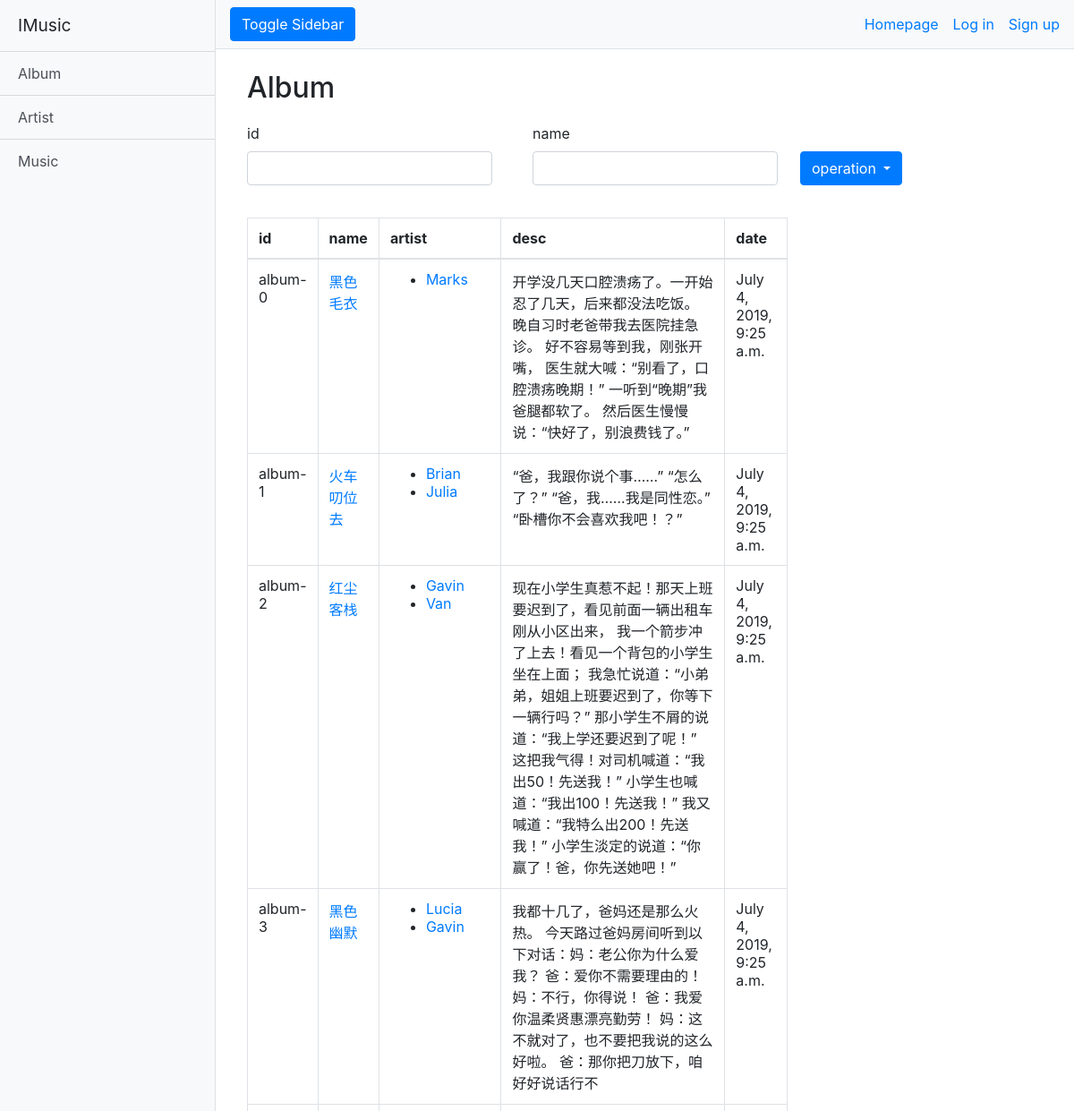
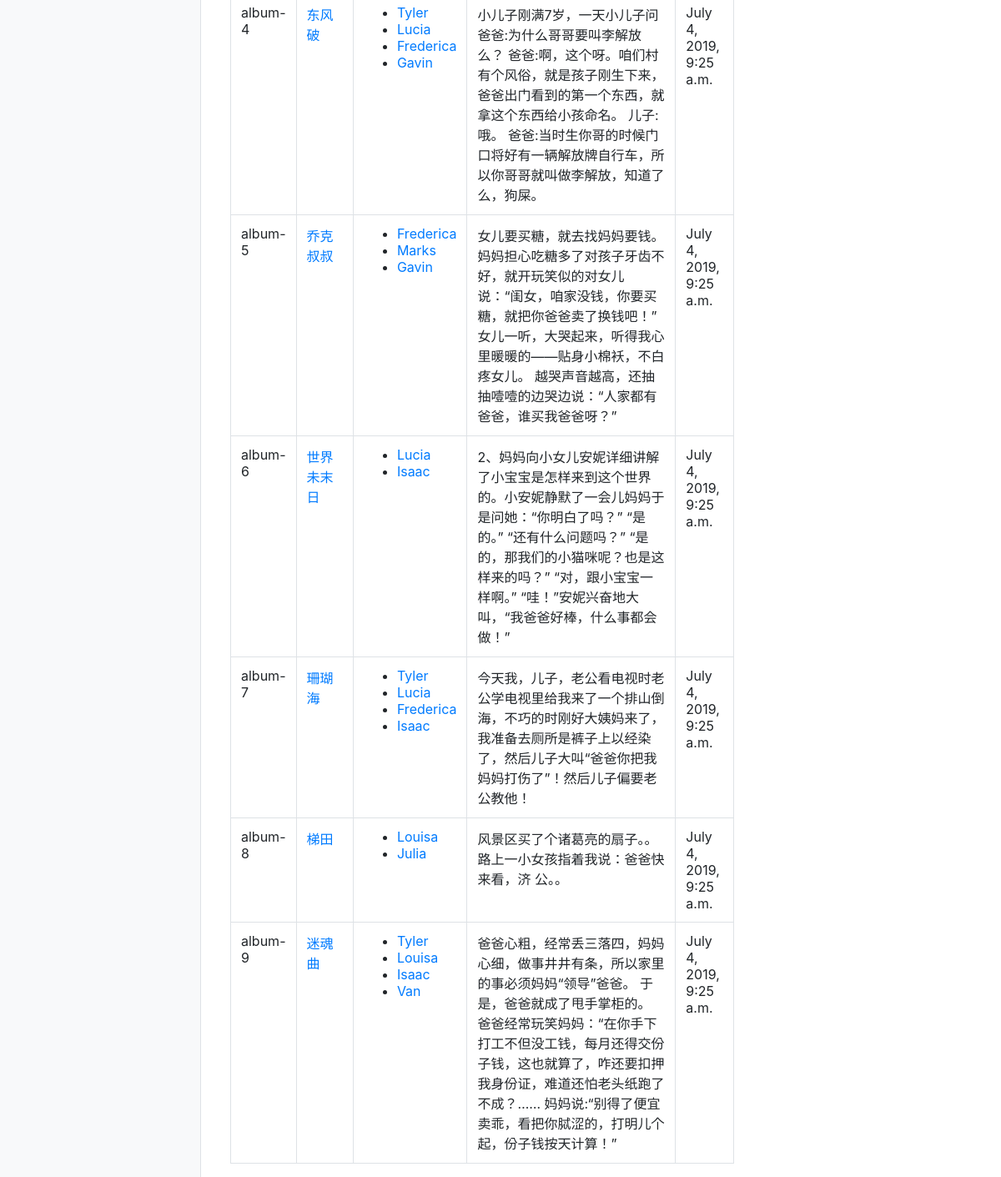
Page /music_system/album.html on the committed database (2 pictures, top to bottom).
### music_system/models.py (models this page shows, shortened)
class album(models.Model):
    albumId = models.CharField(primary_key=True, max_length=10)
    name = models.CharField(max_length=10)
    date = models.DateTimeField(default=timezone.now)
    desc = models.CharField(max_length=1000)
    artist = models.ManyToManyField(artist)

class artist(models.Model):
    artistId = models.CharField(primary_key=True, max_length=10)
    name = models.CharField(max_length=10)
    date = models.DateTimeField(default=timezone.now)
    desc = models.CharField(max_length=1000)

### music_system/views.py (the view)
# urls.py: path('album.html', views.search_album, name='search_album'),
def search_album(req):
    dic = {attr: req.GET[attr]
           for attr in album_attrs if attr in req.GET and req.GET[attr]}
    context = {}
    objs = album.objects.filter(**dic)
    if not objs:
        context['info'] = 'No album found, show all'
        objs = album.objects.all()
    for m in objs:
        m.artists = m.artist.all()
    context['albums'] = objs
    return render(req, 'music_system/album.html', context)

### music_system/templates/music_system/album.html (shortened to what this page needs)
<html>
    <head>
        {% extends "music_system/main.html" %}
        {% block func_unit %}
        <h2 class="mt-4" style="margin-left:20px">Album</h2>
        <form name="form1" style="margin-top:20px;">
            <div class="row">
                <div class="form-group col-md6" style="margin-left:35px;margin-right:10px">
                    <label for="formGroupExampleInput">id</label>
                    <input class="form-control" type="text" name="albumId" value=""/>
                </div>
                <div class="form-group col-md6" style="margin-left:35px;margin-right:10px">
                    <label for="formGroupExampleInput">name</label>
                    <input class="form-control" type="text" name="name" value=""/>
                </div>
                <div class="col">
                    <div class="btn-group" style="margin-top:32px">
                        <button type="button" class="btn btn-primary dropdown-toggle" data-toggle="dropdown">operation
                        </button>
                    </div>
                </div>
            </div>
        </form>
        <table style="margin-top:20px;margin-left:20px;width:65%;" class="table table-hover table-bordered">
            <thead>
                <tr>
                    <th style="width:8%">id</th>
                    <th style="width:8%">name</th>
                    <th style="width:12%">artist</th>
                    <th style="width:60%">desc</th>
                    <th style="width:12%">date</th>
                </tr>
            </thead>
            {% if albums %}
            <tbod>
            {% for album in albums %}
            <tr>
                <td>{{ album.albumId}}</td>
                <td><a href="album/{{album.albumId}}">{{ album.name}}</a></td>
                <td>
                    <ul>
                        {% for artist in album.artists %}
                        <li><a href="artist/{{artist.artistId}}">{{artist.name}}</a></li>
                        {% endfor %}
                    </ul>
                </td>
                <td>{{ album.desc}}</td>
                <td>{{ album.date }}</td>
            </tr>
            {% endfor %}
        </table>
        {% endif %}
        {% endblock %}

### music_system/static/css/simple-sidebar.css (style rules this page uses)
body { overflow-x: hidden; }

### rows in the picture
album: albumId "album-0", name "黑色毛衣", desc "开学没几天口腔溃疡了。一开始忍了几天，后来都没法吃饭。 晚自习时老爸带我去医院挂急诊。 好不容易等到我，刚张开嘴， 医生就大喊：“别看了，口腔溃疡晚期！” 一听到“晚期”我爸腿都软了。 然后医生慢慢说：“快好了，别浪费钱了。”", date "July 4, 2019, 9:25 a.m."
artist: name "Marks"
album: albumId "album-1", name "火车叨位去", desc "“爸，我跟你说个事……” “怎么了？” “爸，我……我是同性恋。” “卧槽你不会喜欢我吧！？”", date "July 4, 2019, 9:25 a.m."
artist: name "Brian"
artist: name "Julia"
album: albumId "album-2", name "红尘客栈", desc "现在小学生真惹不起！那天上班要迟到了，看见前面一辆出租车刚从小区出来， 我一个箭步冲了上去！看见一个背包的小学生坐在上面； 我急忙说道：“小弟弟，姐姐上班要迟到了，你等下一辆行吗？” 那小学生不屑的说道：“我上学还要迟到了呢！” 这把我气得！对司机喊道：“我出50！先送我！” 小学生也喊道：“我出100！先送我！” 我又喊道：“我特么出200！先送我！” 小学生淡定的说道：“你赢了！爸，你先送她吧！”", date "July 4, 2019, 9:25 a.m."
artist: name "Gavin"
artist: name "Van"
album: albumId "album-3", name "黑色幽默", desc "我都十几了，爸妈还是那么火热。 今天路过爸妈房间听到以下对话：妈：老公你为什么爱我？ 爸：爱你不需要理由的！ 妈：不行，你得说！ 爸：我爱你温柔贤惠漂亮勤劳！ 妈：这不就对了，也不要把我说的这么好啦。 爸：那你把刀放下，咱好好说话行不", date "July 4, 2019, 9:25 a.m."
artist: name "Lucia"
album: albumId "album-4", name "东风破", desc "小儿子刚满7岁，一天小儿子问爸爸:为什么哥哥要叫李解放么？ 爸爸:啊，这个呀。咱们村有个风俗，就是孩子刚生下来，爸爸出门看到的第一个东西，就拿这个东西给小孩命名。 儿子:哦。 爸爸:当时生你哥的时候门口将好有一辆解放牌自行车，所以你哥哥就叫做李解放，知道了么，狗屎。", date "July 4, 2019, 9:25 a.m."
artist: name "Tyler"
artist: name "Frederica"
album: albumId "album-5", name "乔克叔叔", desc "女儿要买糖，就去找妈妈要钱。妈妈担心吃糖多了对孩子牙齿不好，就开玩笑似的对女儿说：“闺女，咱家没钱，你要买糖，就把你爸爸卖了换钱吧！” 女儿一听，大哭起来，听得我心里暖暖的——贴身小棉袄，不白疼女儿。 越哭声音越高，还抽抽噎噎的边哭边说：“人家都有爸爸，谁买我爸爸呀？”", date "July 4, 2019, 9:25 a.m."
album: albumId "album-6", name "世界未末日", desc "2、妈妈向小女儿安妮详细讲解了小宝宝是怎样来到这个世界的。小安妮静默了一会儿妈妈于是问她：“你明白了吗？” “是的。” “还有什么问题吗？” “是的，那我们的小猫咪呢？也是这样来的吗？” “对，跟小宝宝一样啊。” “哇！”安妮兴奋地大叫，“我爸爸好棒，什么事都会做！”", date "July 4, 2019, 9:25 a.m."
artist: name "Isaac"
album: albumId "album-7", name "珊瑚海", desc "今天我，儿子，老公看电视时老公学电视里给我来了一个排山倒海，不巧的时刚好大姨妈来了，我准备去厕所是裤子上以经染了，然后儿子大叫“爸爸你把我妈妈打伤了”！然后儿子偏要老公教他！", date "July 4, 2019, 9:25 a.m."
album: albumId "album-8", name "梯田", desc "风景区买了个诸葛亮的扇子。。 路上一小女孩指着我说：爸爸快来看，济 公。。", date "July 4, 2019, 9:25 a.m."
artist: name "Louisa"
album: albumId "album-9", name "迷魂曲", desc "爸爸心粗，经常丢三落四，妈妈心细，做事井井有条，所以家里的事必须妈妈“领导”爸爸。 于是，爸爸就成了甩手掌柜的。 爸爸经常玩笑妈妈：“在你手下打工不但没工钱，每月还得交份子钱，这也就算了，咋还要扣押我身份证，难道还怕老头纸跑了不成？…… 妈妈说:“别得了便宜卖乖，看把你脦涩的，打明儿个起，份子钱按天计算！”", date "July 4, 2019, 9:25 a.m."
